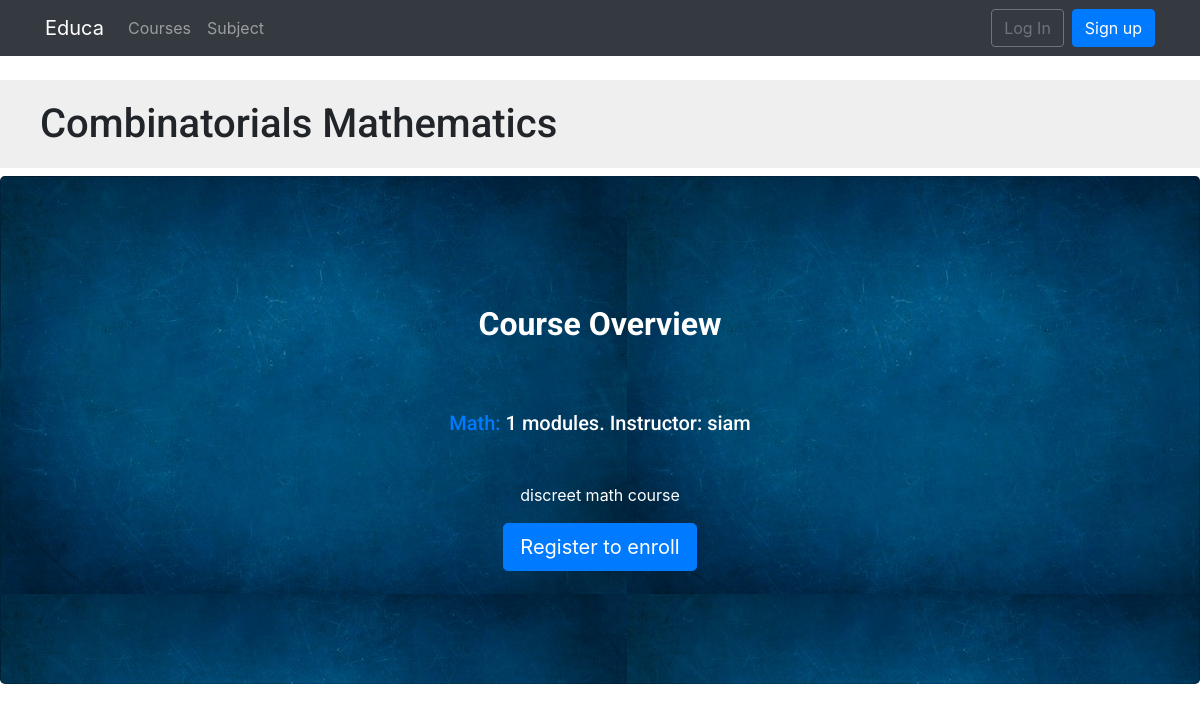
The app's page /course/dismath/ with its own data.
### courses/models.py (models this page shows, shortened)
class Course(models.Model):
    owner = models.ForeignKey(User,
                    related_name='courses_created',
                    on_delete=models.CASCADE)
    subject = models.ForeignKey(Subject, related_name='courses',
                        on_delete=models.CASCADE)
    title = models.CharField(max_length=200)
    slug = models.SlugField(max_length=200, unique=True)
    overview = models.TextField()
    created = models.DateTimeField(auto_now_add=True)
    students = models.ManyToManyField(User,
                                      related_name='courses_joined',
                                      blank=True)
    class Meta:
        ordering = ['-created']

class Subject(models.Model):
    title = models.CharField(max_length=200)
    slug = models.SlugField(max_length=200, unique=True)
    class Meta:
        ordering = ['title']

### courses/views.py (the view)
class CourseDetailView(DetailView):
    model = Course
    template_name = 'courses/course/detail.html'
    def get_context_data(self, **kwargs):
        context = super(CourseDetailView,
                        self).get_context_data(**kwargs)
        context['enroll_form'] = CourseEnrollForm(
                                   initial={'course':self.object})
        return context

### templates/courses/course/detail.html (shortened to what this page needs)
{% extends "base.html" %}
{% load static %}
{% block content %}
    {% with subject=course.subject %}
        <h1>
            {{ object.title }}
        </h1>
        <div class="jumbotron card card-image" style="background-image: url({% static 'img/bg.jpg' %});">
  <div class="text-white text-center py-5 px-4">
    <div>
      <h2 class="card-title h1-responsive pt-3 mb-5 font-bold"><strong>Course Overview</strong></h2>
      <h5 class="mx-5 mb-5"><a href="{% url "course_list_subject" subject.slug %}">{{ subject.title }}:</a>
      {{ course.modules.count }} modules.
      Instructor: {{ course.owner.get_full_name }}
      </h5>
      {{ object.overview|linebreaks }}
      {% if request.user.is_authenticated %}
          <form action="{% url "student_enroll_course" %}" method="post">
              {{ enroll_form }}
              {% csrf_token %}
              <input type="submit" class="btn btn-primary" value="Enroll now">
      {% else %}
          <a href="{% url "student_registration" %}" class="btn btn-primary btn-lg">
              Register to enroll
          </a>
      {% endif %}
    </div>
  </div>
</div>
    {% endwith %}
{% endblock %}

### static/css/slider.css (style rules this page uses)
h2 { text-align:center; padding: 20px; }

### static/css/base.css (style rules this page uses)
body { margin:0; font-family:'Roboto', sans-serif; font-weight:400; color:#333; }
a { color:#3fad37; text-decoration:none; }
h1, h2, h3, h4, h5, h6 { font-family:'Roboto', sans-serif; font-weight:300; }
h1 { background:#efefef; width:100%; overflow:auto; padding:20px 0 20px 40px; margin:0; }

### records on screen
Course: title "Combinatorials Mathematics", modules.count "1", owner.get_full_name "siam", overview "discreet math course"
Subject: title "Math"
